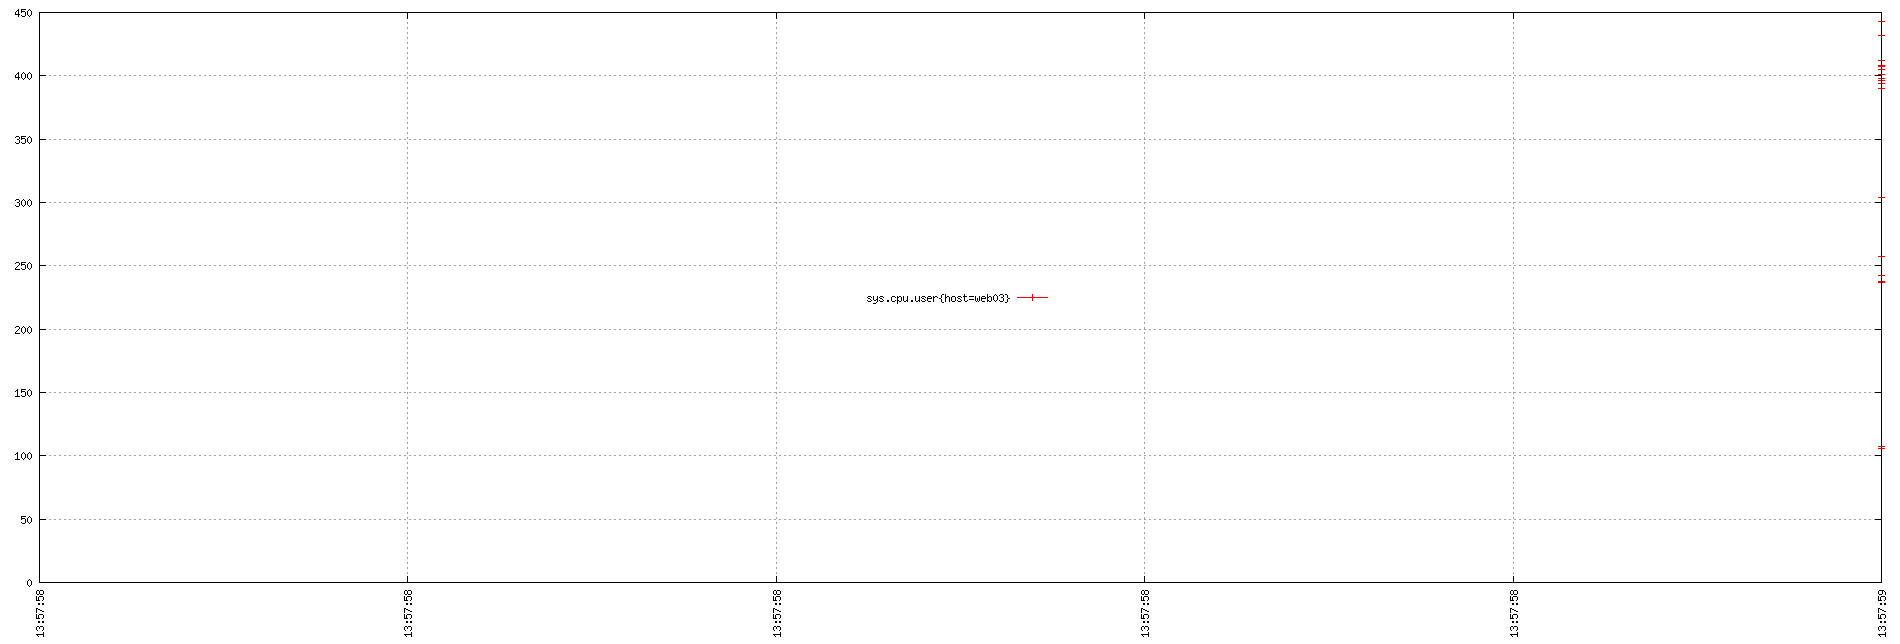

Write gnuplot code to recreate this figure.
set term png small size 1900,644
set xdata time
set timefmt "%s"
if (GPVAL_VERSION < 4.6) set xtics rotate; else set xtics rotate right
set output "${TMPDIR-'tmp'}/tsd/324982d6.png"
set xrange ["1673963878":"1673963879"]
set format x "%H:%M:%S"
set grid
set style data linespoint
set yrange [0:]
set key center
plot  "${TMPDIR-'tmp'}/tsd/324982d6_0.dat" using 1:2 title "sys.cpu.user{host=web03}"
